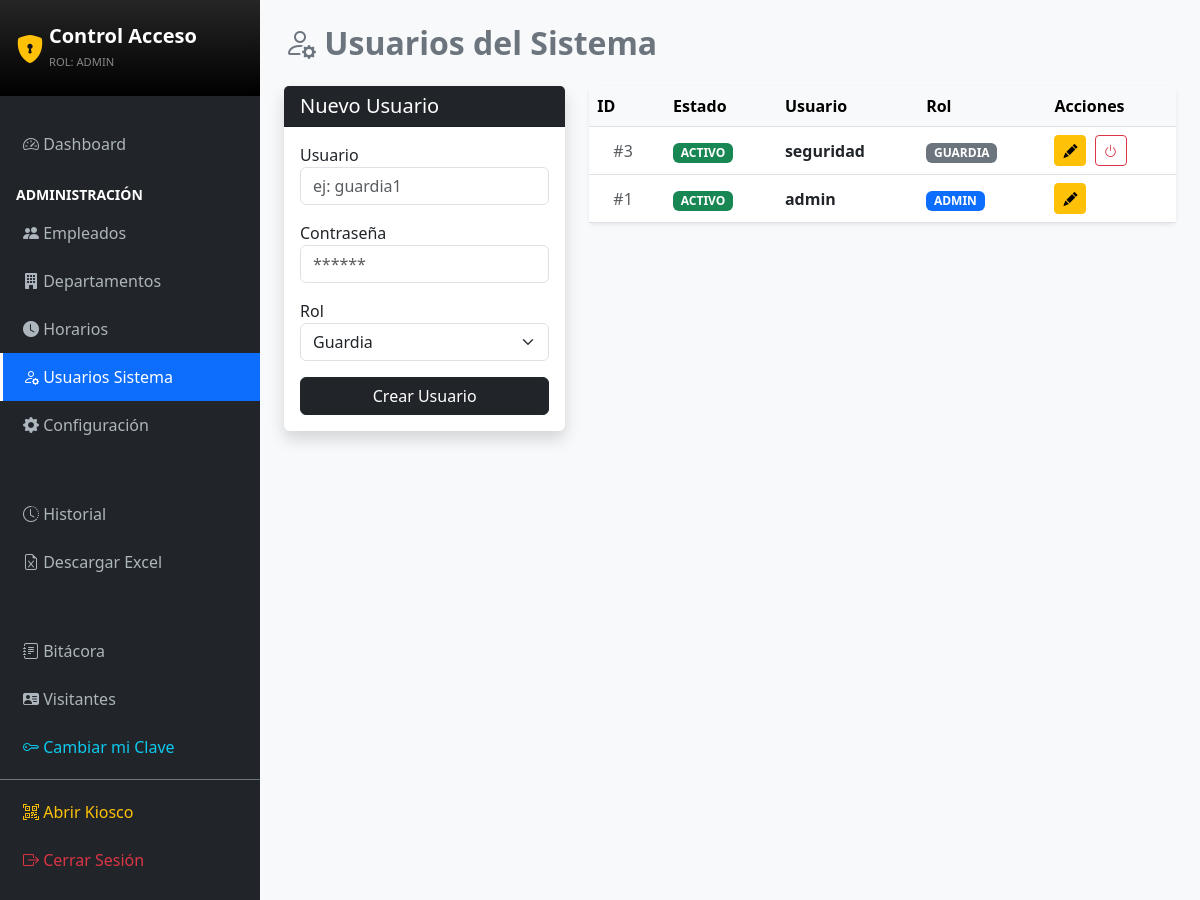
The page /?c=User (signed in) on the database its author committed.
### tables this page shows
CREATE TABLE IF NOT EXISTS `users` (
  `id` int NOT NULL AUTO_INCREMENT,
  `username` varchar(50) NOT NULL,
  `password` varchar(255) NOT NULL,
  `role` enum('admin','guardia') DEFAULT 'guardia',
  `created_at` datetime DEFAULT CURRENT_TIMESTAMP,
  `status` enum('activo','inactivo') DEFAULT 'activo',
  PRIMARY KEY (`id`)
);

### app/controllers/UserController.php (called while the page is built, shortened)
<?php
require_once '../app/config/db.php';
require_once '../app/models/User.php';
class UserController {
    private $userModel;
    public function __construct() {
        $database = new Database();
        $this->userModel = new User($database->getConnection());
    }
    public function index() {
        $users = $this->userModel->readAll();
        require_once '../app/views/users/index.php';
    }
}
?>

### app/config/db.php (called while the page is built, shortened)
<?php
class Database {
    private $host = "localhost";
    private $db_name = "control_acceso_db";
    private $username = "root";
    private $password = "";
    public function getConnection() {
        $this->conn = null;
        try {
            $this->conn = new PDO("mysql:host=" . $this->host . ";dbname=" . $this->db_name, $this->username, $this->password);
            $this->conn->exec("set names utf8");
            $offset = date("P");
            $this->conn->exec("SET time_zone='$offset';");
        } catch(PDOException $exception) {
            echo "Error de conexión: " . $exception->getMessage();
        }
        return $this->conn;
    }
}
?>

### app/models/User.php (called while the page is built, shortened)
<?php
class User {
    private $conn;
    private $table = "users";
    public function __construct($db) {
        $this->conn = $db;
    }
    public function readAll() {
        $query = "SELECT * FROM " . $this->table . " ORDER BY id DESC";
        $stmt = $this->conn->prepare($query);
        $stmt->execute();
        return $stmt->fetchAll(PDO::FETCH_ASSOC);
    }
}
?>

### app/views/users/index.php (the view, shortened to what this page needs)
<!DOCTYPE html>
<html lang="es">
<head>
    <link href="https://cdn.jsdelivr.net/npm/bootstrap@5.3.0/dist/css/bootstrap.min.css" rel="stylesheet">
    <link rel="stylesheet" href="https://cdn.jsdelivr.net/npm/bootstrap-icons@1.10.0/font/bootstrap-icons.css">
</head>
<body class="bg-light">
<div class="d-flex">
    <?php require_once '../app/views/layouts/sidebar.php'; ?>
    <div class="flex-grow-1 p-4" style="height: 100vh; overflow-y: auto;">
        <h2 class="mb-4 fw-bold text-secondary"><i class="bi bi-person-gear"></i> Usuarios del Sistema</h2>
        <div class="row">
            <div class="col-md-4">
                <div class="card shadow border-0 mb-4">
                    <div class="card-header bg-dark text-white"><h5 class="m-0">Nuevo Usuario</h5></div>
                    <div class="card-body">
                        <form action="?c=User&a=store" method="POST">
                            <div class="mb-3">
                                <label>Usuario</label>
                                <input type="text" name="username" class="form-control" required placeholder="ej: guardia1">
                            </div>
                            <div class="mb-3">
                                <label>Contraseña</label>
                                <input type="password" name="password" class="form-control" required placeholder="******">
                            </div>
                            <div class="mb-3">
                                <label>Rol</label>
                                <select name="role" class="form-select">
                                    <option value="guardia">Guardia</option>
                                </select>
                            </div>
                            <button type="submit" class="btn btn-dark w-100">Crear Usuario</button>
                        </form>
                    </div>
                </div>
            </div>
            <div class="col-md-8">
                <div class="card shadow-sm border-0">
                    <div class="card-body p-0">
                        <table class="table table-hover align-middle mb-0">
                            <thead class="table-light">
                                <tr><th>ID</th><th>Estado</th><th>Usuario</th><th>Rol</th><th>Acciones</th></tr>
                            </thead>
                            <tbody>
                                <?php foreach($users as $u): ?>
                                <?php
                                    $status = isset($u['status']) ? $u['status'] : 'activo';
                                ?>
                                <tr class="<?php echo ($status == 'inactivo') ? 'table-inactive' : ''; ?>">
                                    <td class="ps-4 text-muted">#<?php echo $u['id']; ?></td>
                                    <td>
                                        <?php if($status == 'activo'): ?>
                                            <span class="badge bg-success">ACTIVO</span>
                                        <?php else: ?>
                                            <span class="badge bg-danger">INACTIVO</span>
                                        <?php endif; ?>
                                    </td>
                                    <td class="fw-bold"><?php echo $u['username']; ?></td>
                                    <td>
                                        <?php if($u['role'] == 'admin'): ?>
                                            <span class="badge bg-primary">ADMIN</span>
                                        <?php else: ?>
                                            <span class="badge bg-secondary">GUARDIA</span>
                                        <?php endif; ?>
                                    </td>
                                    <td>
                                        <a href="?c=User&a=edit&id=<?php echo $u['id']; ?>" class="btn btn-sm btn-warning me-1">
                                            <i class="bi bi-pencil-fill"></i>
                                        </a>
                                        <?php if($u['id'] != $_SESSION['user_id']):  ?>
                                            <?php if($status == 'activo'): ?>
                                                <a href="?c=User&a=toggle&id=<?php echo $u['id']; ?>&status=activo"
                                                   class="btn btn-sm btn-outline-danger"
                                                   onclick="confirmarAccion(event, this.href, '¿Desactivar Acceso?', 'Este usuario no podrá iniciar sesión.', 'warning')">
                                                    <i class="bi bi-power"></i>
                                                </a>
                                            <?php endif; ?>
                                        <?php endif; ?>
                                    </td>
                                </tr>
                                <?php endforeach; ?>
                            </tbody>
                        </table>
                    </div>
                </div>
            </div>
        </div>
    </div>
</div>
</body>
</html>

### rows shown on the page
users: id "3", status "ACTIVO", username "seguridad", role "GUARDIA"
users: id "1", status "ACTIVO", username "admin", role "ADMIN"

### other values the page prints
$_SESSION['role'] "ADMIN"
